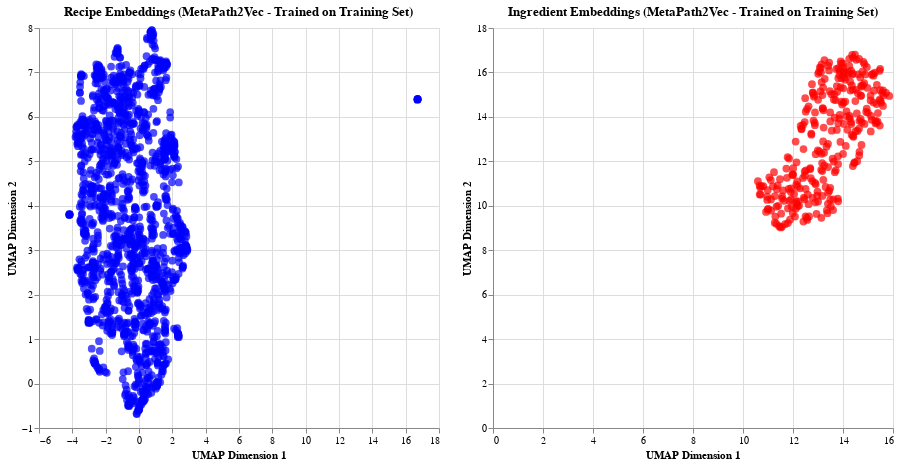

Source (notebook cell):
### Code cell
# Visualize embeddings using UMAP (trained on training data only)
def visualize_embeddings(recipe_embeddings, ingredient_embeddings):
    """Create UMAP visualization of recipe and ingredient embeddings"""
    
    print("Creating UMAP visualizations...")
    
    # UMAP for recipes
    recipe_reducer = umap.UMAP(
        n_neighbors=15,
        n_components=2,
        metric="cosine",
        random_state=42
    )
    recipe_umap = recipe_reducer.fit_transform(recipe_embeddings)
    
    # UMAP for ingredients
    ingredient_reducer = umap.UMAP(
        n_neighbors=15,
        n_components=2,
        metric="cosine",
        random_state=42
    )
    ingredient_umap = ingredient_reducer.fit_transform(ingredient_embeddings)
    
    # Create DataFrames
    recipe_df = pd.DataFrame({
        "UMAP1": recipe_umap[:, 0],
        "UMAP2": recipe_umap[:, 1],
        "name": df_normalized.index,
        "type": "Recipe"
    })
    recipe_df["ingredients"] = recipe_df["name"].apply(
        lambda x: get_recipe_string(df_normalized, x)
    )
    
    ingredient_df = pd.DataFrame({
        "UMAP1": ingredient_umap[:, 0],
        "UMAP2": ingredient_umap[:, 1],
        "name": df_normalized.columns,
        "type": "Ingredient"
    })
    ingredient_df["ingredients"] = ""  # Empty for ingredients
    
    return recipe_df, ingredient_df

# Create visualizations
recipe_df, ingredient_df = visualize_embeddings(recipe_embeddings, ingredient_embeddings)

# Recipe visualization
recipe_chart = alt.Chart(recipe_df).mark_circle(size=60).add_params(
    alt.selection_point()
).encode(
    x=alt.X('UMAP1:Q', title='UMAP Dimension 1'),
    y=alt.Y('UMAP2:Q', title='UMAP Dimension 2'),
    color=alt.value('blue'),
    tooltip=['name:N', 'ingredients:N']
).properties(
    width=400,
    height=400,
    title='Recipe Embeddings (MetaPath2Vec - Trained on Training Set)'
)

# Ingredient visualization
ingredient_chart = alt.Chart(ingredient_df).mark_circle(size=60).add_params(
    alt.selection_point()
).encode(
    x=alt.X('UMAP1:Q', title='UMAP Dimension 1'),
    y=alt.Y('UMAP2:Q', title='UMAP Dimension 2'),
    color=alt.value('red'),
    tooltip=['name:N']
).properties(
    width=400,
    height=400,
    title='Ingredient Embeddings (MetaPath2Vec - Trained on Training Set)'
)

# Display charts side by side
combined_chart = alt.hconcat(recipe_chart, ingredient_chart)
combined_chart.show()

print(f"✅ Embeddings trained on {len(train_rows)} training edges")
print(f"✅ Visualization shows embeddings learned from training data only")

### Figure 1 — Vega-Lite specification as saved in the notebook (floating-point values rounded to 4 significant figures; data arrays with more than 128 entries replaced by an {"elided": "..."} marker saying what was removed)
{"config": {"view": {"continuousWidth": 300, "continuousHeight": 300}}, "hconcat": [{"data": {"name": "data-27ad77c5a5ee3e9db10c7ca0097fd500"}, "mark": {"type": "circle", "size": 60}, "encoding": {"color": {"value": "blue"}, "tooltip": [{"field": "name", "type": "nominal"}, {"field": "ingredients", "type": "nominal"}], "x": {"field": "UMAP1", "title": "UMAP Dimension 1", "type": "quantitative"}, "y": {"field": "UMAP2", "title": "UMAP Dimension 2", "type": "quantitative"}}, "height": 400, "name": "view_1", "title": "Recipe Embeddings (MetaPath2Vec - Trained on Training Set)", "width": 400}, {"data": {"name": "data-c497d145306efc649ab353f45f433d1e"}, "mark": {"type": "circle", "size": 60}, "encoding": {"color": {"value": "red"}, "tooltip": [{"field": "name", "type": "nominal"}], "x": {"field": "UMAP1", "title": "UMAP Dimension 1", "type": "quantitative"}, "y": {"field": "UMAP2", "title": "UMAP Dimension 2", "type": "quantitative"}}, "height": 400, "name": "view_2", "title": "Ingredient Embeddings (MetaPath2Vec - Trained on Training Set)", "width": 400}], "params": [{"name": "param_1", "select": {"type": "point"}, "views": ["view_1"]}, {"name": "param_2", "select": {"type": "point"}, "views": ["view_2"]}], "$schema": "https://vega.github.io/schema/vega-lite/v5.20.1.json", "datasets": {"data-27ad77c5a5ee3e9db10c7ca0097fd500": {"elided": "1517 records"}, "data-c497d145306efc649ab353f45f433d1e": {"elided": "303 records"}}}
